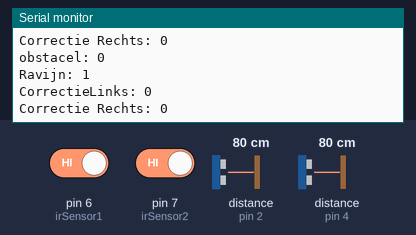
A sketch run on a simulated Arduino Uno, built with avr-gcc and run on an emulated ATmega328P. Parts: the last lines printed to the serial monitor. Wiring (inferred from the names in the program): 2 × ultrasonic range finder: trigger pin 3, echo pin 2 / trigger pin 5, echo pin 4. The inputs (shaded band) are chosen by the test bench; at power-on: distance to the obstacle (sensors on pin 2, pin 4) 80 cm, pin 6 (irSensor1) HIGH, pin 7 (irSensor2) HIGH. The echo pulse lasts 58.3 µs per cm.

Above: at 1.2 s.
1.3 s: distance to the obstacle (sensor on pin 2) set to 2 cm
At 1.9 s:
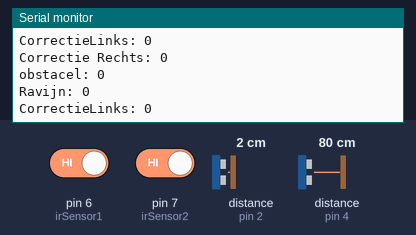
4.3 s: distance to the obstacle (sensor on pin 4) set to 2 cm
At 5.0 s:
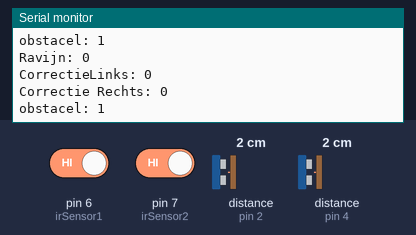

Measured:
- after the input at 1.3 s, the serial monitor: prints a new line after 0.12 s (image 1)
- after the input at 4.3 s, the serial monitor: prints a new line after 0.10 s (image 2)

The sketch:

SensorRex.ino
```cpp
#include <Wire.h>
// Sensor Rex is de code voor de sensoren van auto rex, rex is de passenger rescue bot
int trigPin1 = 3;
int echoPin1 = 2;
int trigPin2 = 5;
int echoPin2 = 4;
int irSensor1 = 6;
int irSensor2 = 7;


bool obstacel;
bool ravijn;
bool stoppen;
bool correctieLinks;
bool correctieRechts;
bool bocht;

long duration1, afstand1, duration2, afstand2;

void setup() {
  //Serial Port begin
  Serial.begin (9600);
  Wire.begin(9);
  Wire.onRequest(requestEvent);

  //Define inputs and outputs
  pinMode(trigPin1, OUTPUT);
  pinMode(echoPin1, INPUT);

  pinMode(trigPin2, OUTPUT);
  pinMode(echoPin2, INPUT);

  pinMode(irSensor1, INPUT);
  pinMode(irSensor2, INPUT);


}

void loop() {
  obstacel = sonar2();
  Serial.print("obstacel: ");
  Serial.println(obstacel);
  ravijn = sonar1();
  Serial.print("Ravijn: ");
  Serial.println(ravijn);


    //-----------------------------------------------------------------------------
  if(digitalRead(irSensor1) == false){ //Als er een lijn wordt gedetecteerd
    correctieLinks = true;
    }
  else
  {
    correctieLinks = false;
  }
    Serial.print("CorrectieLinks: ");
     Serial.println(correctieLinks);
   //------------------------------------------------------------------------------
  if(digitalRead(irSensor2) == false){ //Als er een lijn wordt gedetecteerd
    correctieRechts = true;
    }
  else
  {
    correctieRechts = false;
  }
    Serial.print("Correctie Rechts: ");
    Serial.println(correctieRechts);


}

bool sonar1(){

  digitalWrite(trigPin1, LOW);
  delayMicroseconds(5);
  digitalWrite(trigPin1, HIGH);
  delayMicroseconds(10);
  digitalWrite(trigPin1, LOW);


  duration1 = pulseIn(echoPin1, HIGH);
  afstand1 = (duration1 / 2) / 29.1;     // Divide by 29.1 or multiply by 0.0343


  if(afstand1 > 10){
    return true;
    }
  else{
    return false;
    }
}
bool sonar2(){
  digitalWrite(trigPin2, LOW);
  delayMicroseconds(5);
  digitalWrite(trigPin2, HIGH);
  delayMicroseconds(10);
  digitalWrite(trigPin2, LOW);


  duration2 = pulseIn(echoPin2, HIGH);
  afstand2 = (duration2 / 2) / 29.1;     // Divide by 29.1 or multiply by 0.0343

  if(afstand2 < 10){
    return true;
    }
  else{
    return false;
    }
}
void requestEvent()
{
  Wire.write(ravijn);
  Wire.write(obstacel);
  Wire.write(correctieLinks);
  Wire.write(correctieRechts);
  Wire.write(stoppen);
  }
```
